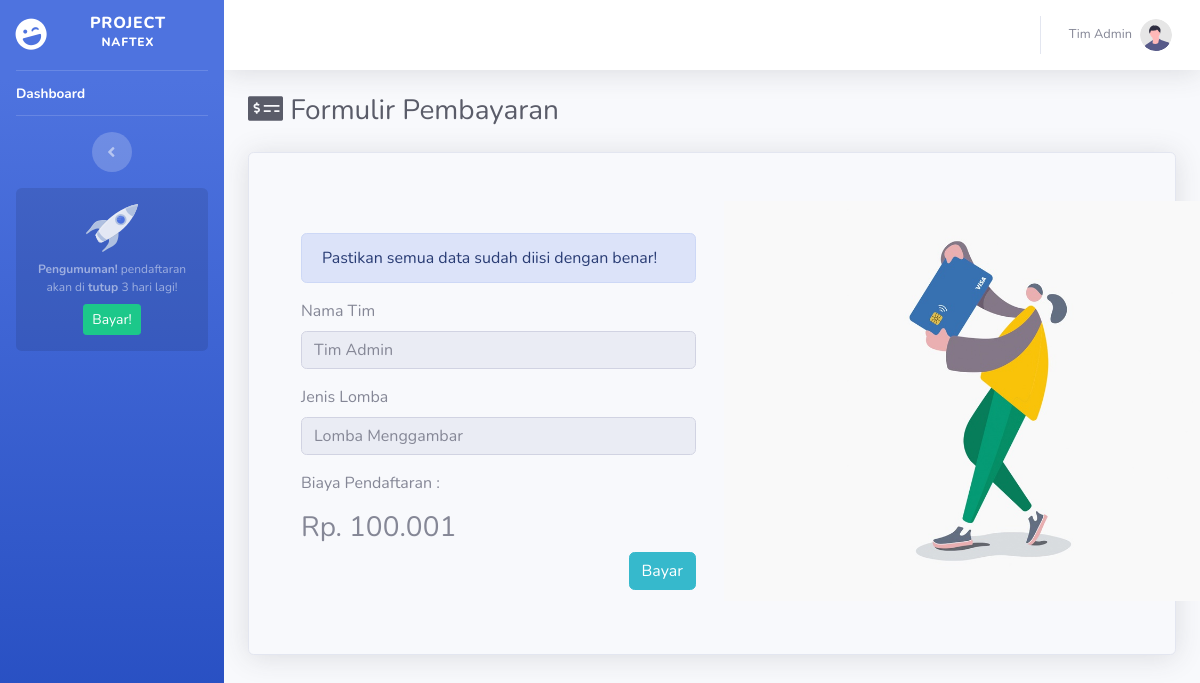
Page /dashboard/formulir-pembayaran.php (signed in) on the earlier database version.
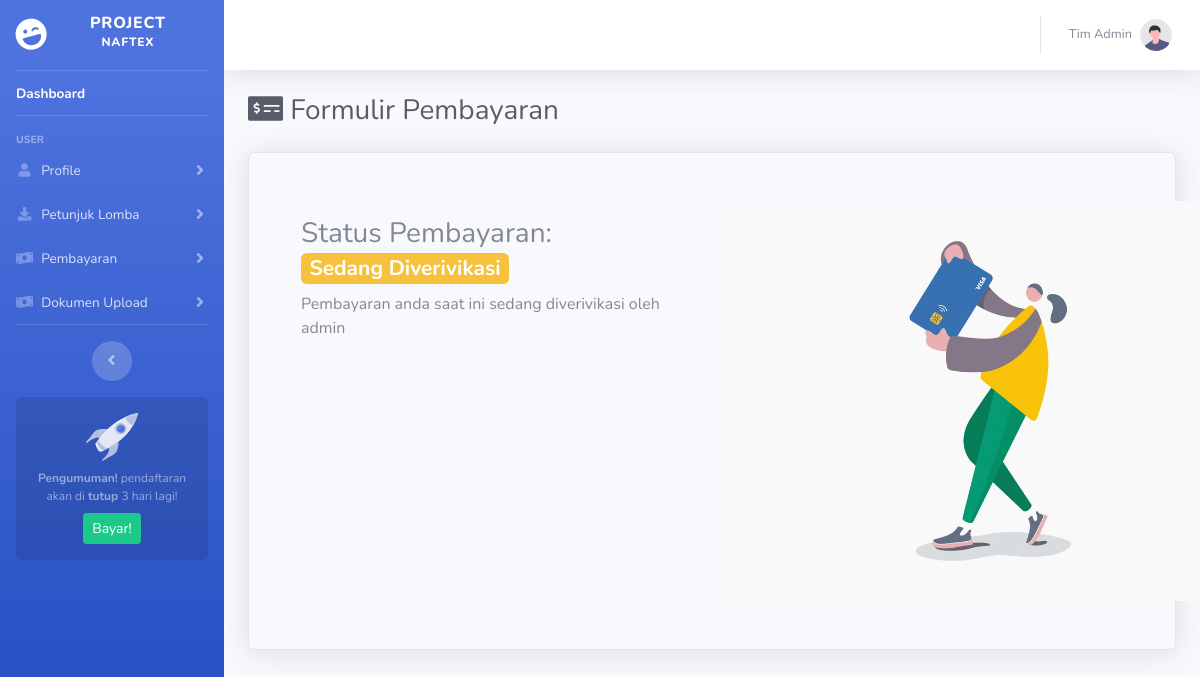
Same page on the later database version.
### tables this page shows
CREATE TABLE `user` (
  `id_user` int(11) NOT NULL,
  `username` varchar(50) NOT NULL,
  `password` varchar(50) NOT NULL,
  `nama` varchar(50) NOT NULL,
  `email` varchar(50) NOT NULL,
  `level` varchar(50) NOT NULL,
  `foto` varchar(50) NOT NULL,
  `id_lomba` int(11) NOT NULL
);

CREATE TABLE `data_lomba` (
  `id_lomba` int(11) NOT NULL,
  `nama` varchar(50) NOT NULL,
  `deskripsi1` varchar(50) NOT NULL,
  `deskripsi2` varchar(50) NOT NULL
);

### dashboard/include/session.php (called while the page is built, shortened)
<?php
	if (isset($_SESSION['id_user'])) {
		$id_user = $_SESSION['id_user'];
		$query_n = mysqli_query($koneksi, "SELECT `nama` FROM `user` WHERE `id_user`='$id_user'");
	    while($data_n = mysqli_fetch_row($query_n)){
	      $nama = $data_n[0];
	    }
	}
	$username = $_SESSION['username'];
	$level = $_SESSION['level'];
?>

### dashboard/formulir-pembayaran.php (the view, shortened to what this page needs)
<?php
    include('../koneksi/koneksi.php');
    include('include/session.php');
?>
<!DOCTYPE html>
<html lang="en">
<?php include "include/head.php" ?>
<body id="page-top">
    <div id="wrapper">
        <?php include "include/sidebar.php" ?>
        <div id="content-wrapper" class="d-flex flex-column">
            <div id="content">
                <?php include "include/navbar.php" ?>
                <div class="container-fluid">
                    <h1 class="h3 mb-4 text-gray-800"><i class="fas fa-money-check-alt"></i> Formulir Pembayaran</h1>
                    <?php
                        $query_s = mysqli_query($koneksi,"SELECT `status_bayar` FROM `pembayaran_peserta` WHERE `username`='$username'");
                        while ($data_s = mysqli_fetch_row($query_s)) {$status_bayar   = $data_s[0];}
                        if (empty($status_bayar)) {
                    ?>
                    <div class="container mt-2 mb-5 card bg-light shadow p-5">
                        <div class="row justify-content-center">
                            <div class="col-md-6 p-3 rounded-lg">
                                <?php
                                    $query_d = mysqli_query($koneksi,"SELECT `id_lomba` FROM `user` WHERE `username`='$username'");
                                    while ($data_d = mysqli_fetch_row($query_d)) {$id_lomba   = $data_d[0];}
                                    $query_l = mysqli_query($koneksi,"SELECT `nama` FROM `data_lomba` WHERE `id_lomba`='$id_lomba'");
                                    while ($data_l = mysqli_fetch_row($query_l)) {$nama_lomba = $data_l[0];}
                                ?>
                                <form method="post">
                                    <div class="alert alert-primary mt-3" role="alert">Pastikan semua data sudah diisi dengan benar!</div>
                                    <div class="form-group">
                                        <label for="nama">Nama Tim</label>
                                        <input type="text" class="form-control" id="nama" name="nama" placeholder="<?= $nama ?>" disabled>
                                    </div>
                                    <div class="form-group">
                                        <label for="id_lomba">Jenis Lomba</label>
                                        <input type="text" class="form-control" id="id_lomba" name="id_lomba" placeholder="<?= $nama_lomba ?>" disabled>
                                    </div>
                                    <div>
                                        <?php
                                        if      ($id_user>=1&&$id_user<=9)   {$biaya="Rp. 100.00".$id_user; }
                                        else if ($id_user>=10&&$id_user<=99) {$biaya="Rp. 100.0".$id_user; }
                                        ?>
                                        <p>Biaya Pendaftaran : </p>
                                        <h3><?= $biaya ?></h3>
                                    </div>
                                    <button class="btn btn-info float-right" type="submit" name="submit-bayar">Bayar</button>
                                </form>
                            </div>
                            <div class="col-md-6">
                                <img src="assets/img/pembayaran.jpg" alt="pembayaran" height="400px">
                            </div>
                        </div>
                    </div>
                    <?php } else if ($status_bayar=="pending") { ?>
                    <div class="container mt-2 mb-5 card bg-light shadow p-5">
                        <div class="row justify-content-center">
                            <div class="col-md-6 p-3 rounded-lg">
                                <h3>Status Pembayaran: <span class="badge badge-warning">Sedang Diverivikasi</span></h3>
                                <p>Pembayaran anda saat ini sedang diverivikasi oleh admin</p>
                            </div>
                            <div class="col-md-6">
                                <img src="assets/img/pembayaran.jpg" alt="pembayaran" height="400px">
                            </div>
                        </div>
                    </div>
                    <?php } else if ($status_bayar=="berhasil") { ?>
                    <div class="container mt-2 mb-5 card bg-light shadow p-5">
                        <div class="row justify-content-center">
                            <div class="col-md-6 p-3 rounded-lg">
                                <h3>Status Pembayaran: <span class="badge badge-success">Berhasil</span></h3>
                                <p>Pembayaran anda sudah kami terima</p>
                            </div>
                            <div class="col-md-6">
                                <img src="assets/img/pembayaran.jpg" alt="pembayaran" height="400px">
                            </div>
                        </div>
                    </div>
                    <?php } ?>
                </div>
            </div>
        </div>
    </div>
</body>
</html>

### dashboard/include/head.php (shortened to what this page needs)
<link href="assets/vendor/fontawesome-free/css/all.min.css" rel="stylesheet" type="text/css" />
<link href="https://cdn.datatables.net/1.10.18/css/dataTables.bootstrap4.min.css" rel="stylesheet">
<link href="assets/css/sb-admin-2.min.css" rel="stylesheet" />

### dashboard/include/sidebar.php (shortened to what this page needs)
<ul class="navbar-nav bg-gradient-primary sidebar sidebar-dark accordion" id="accordionSidebar">
    <a class="sidebar-brand d-flex align-items-center justify-content-center" href="index.html">
        <div class="sidebar-brand-icon rotate-n-15">
            <i class="fas fa-laugh-wink"></i>
        </div>
        <div class="sidebar-brand-text mx-3">Project <sup>NAFTEX</sup></div>
    </a>
    <hr class="sidebar-divider my-0" />
    <li class="nav-item active">
        <a class="nav-link" href="index.php">
            <span>Dashboard</span></a>
    </li>
    <hr class="sidebar-divider d-none d-md-block" />
    <?php
        if ($level=="peserta") {
    ?>
    <div class="sidebar-heading">User</div>
    <li class="nav-item">
        <a class="nav-link collapsed" href="#" data-toggle="collapse" data-target="#bioUser" aria-expanded="true" aria-controls="bioUser">
            <i class="fas fa-fw fa-user"></i>
            <span>Profile</span>
        </a>
    </li>
    <li class="nav-item">
        <a class="nav-link collapsed" href="#" data-toggle="collapse" data-target="#downloads" aria-expanded="true" aria-controls="downloads">
            <i class="fas fa-fw fa-download"></i>
            <span>Petunjuk Lomba</span>
        </a>
    </li>
    <li class="nav-item">
        <a class="nav-link collapsed" href="#" data-toggle="collapse" data-target="#payments" aria-expanded="true" aria-controls="payments">
            <i class="fas fa-fw fa-money-bill-wave"></i>
            <span>Pembayaran</span>
        </a>
    </li>
    <li class="nav-item">
        <a class="nav-link collapsed" href="#" data-toggle="collapse" data-target="#dokumenupload" aria-expanded="true" aria-controls="dokumenupload">
            <i class="fas fa-fw fa-money-bill-wave"></i>
            <span>Dokumen Upload</span>
        </a>
    </li>
    <hr class="sidebar-divider d-none d-md-block" />
    <?php } ?>
    <div class="text-center d-none d-md-inline">
        <button class="rounded-circle border-0" id="sidebarToggle"></button>
    </div>
    <div class="sidebar-card">
        <img class="sidebar-card-illustration mb-2" src="assets/img/undraw_rocket.svg" alt="" />
        <p class="text-center mb-2"><strong>Pengumuman!</strong> pendaftaran akan di <b>tutup</b> 3 hari lagi!</p>
        <a class="btn btn-success btn-sm" href="https://startbootstrap.com/theme/sb-admin-pro">Bayar!</a>
    </div>
</ul>

### dashboard/include/navbar.php (shortened to what this page needs)
<nav class="navbar navbar-expand navbar-light bg-white topbar mb-4 static-top shadow">
    <ul class="navbar-nav ml-auto">
        <li class="nav-item dropdown no-arrow">
            <a class="nav-link dropdown-toggle" href="#" id="userDropdown" role="button" data-toggle="dropdown" aria-haspopup="true" aria-expanded="false">
                <span class="mr-2 d-none d-lg-inline text-gray-600 small"><?= $nama ?></span>
                <img class="img-profile rounded-circle" src="assets/img/undraw_profile.svg" />
            </a>
        </li>
    </ul>
</nav>

### dashboard/include/head.php (style rules this page uses)
.nav-item .nav-link { padding-top: 10px !important; padding-bottom: 10px !important }

Differences in the rows shown:
no longer on this page (row unchanged): data_lomba: id_lomba "Lomba Menggambar"
changed user "Tim Admin": nama "Tim Admin" → (not shown)
Other differences:
$biaya: "Rp. 100.001" → (not shown)
text no longer shown: "Pastikan semua data sudah diisi dengan benar! Nama Tim Jenis Lomba Biaya Pendaftaran : Bayar"
text now shown: "USER Profile Petunjuk Lomba Pembayaran Dokumen Upload Status Pembayaran: Sedang Diverivikasi Pembayaran anda saat ini sedang diverivikasi oleh admin"
